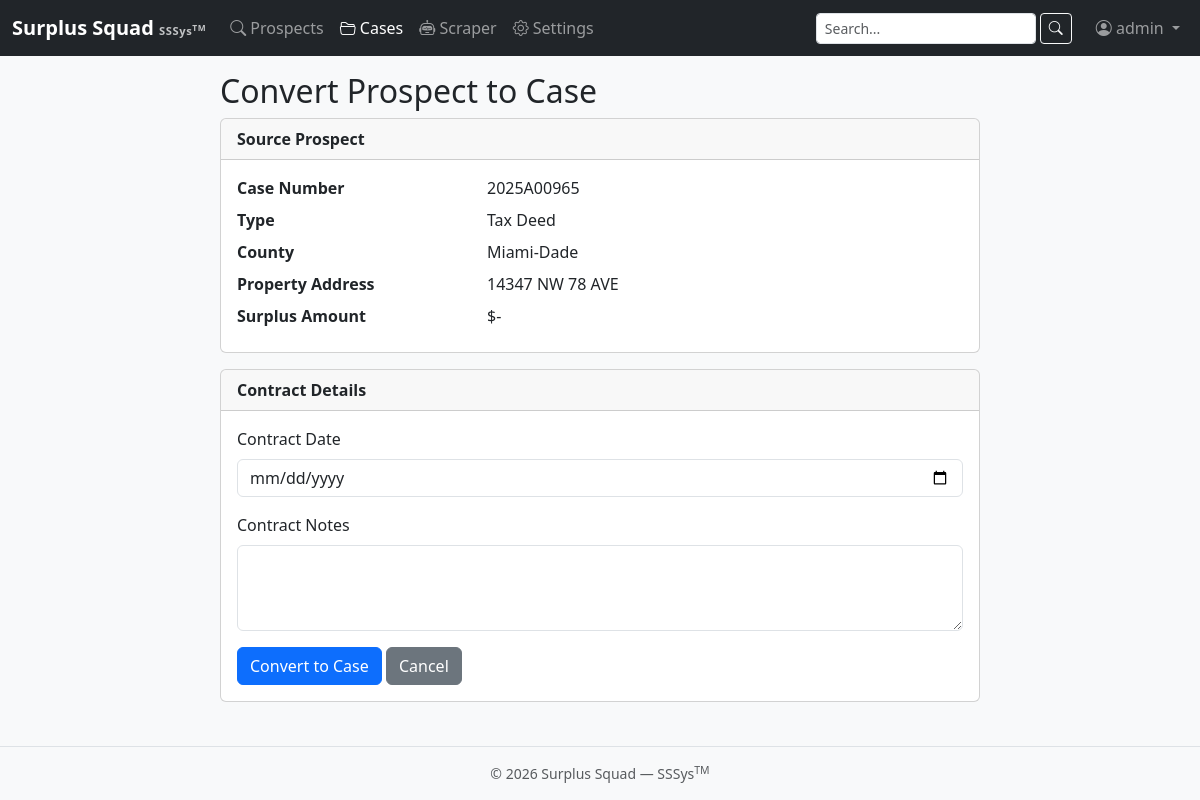
Page /cases/convert/1434/ (signed in) on the committed database.
### apps/prospects/models.py (models this page shows, shortened)
class Prospect(models.Model):
    PROSPECT_TYPES = [
        ("TD", "Tax Deed"),
        ("TL", "Tax Lien"),
        ("SS", "Sheriff Sale"),
        ("MF", "Mortgage Foreclosure"),
    ]
    AUCTION_STATUS_CHOICES = [
        ("Canceled per Bankruptcy", "Canceled per Bankruptcy"),
        ("Canceled per County", "Canceled per County"),
        ("Canceled per Order", "Canceled per Order"),
        ("Other", "Other"),
        ("Redeemed", "Redeemed"),
        ("Sold", "Sold"),
    ]
    QUALIFICATION_STATUS = [
        ("pending", "Pending"),
        ("qualified", "Qualified"),
        ("disqualified", "Disqualified"),
    ]
    WORKFLOW_STATUS = [
        ("new", "New"),
        ("assigned", "Assigned"),
        ("researching", "Researching"),
        ("skip_tracing", "Skip Tracing"),
        ("contacting", "Contacting"),
        ("contract_sent", "Contract Sent"),
        ("converted", "Converted"),
        ("dead", "Dead"),
    ]
    prospect_type = models.CharField(max_length=8, choices=PROSPECT_TYPES)
    auction_item_number = models.CharField(max_length=100, blank=True, default="")
    case_number = models.CharField(max_length=200)
    case_style = models.CharField(max_length=255, blank=True, default="")
    county = models.ForeignKey("locations.County", on_delete=models.CASCADE, related_name="prospects")
    property_address = models.CharField(max_length=400, blank=True, default="")
    city = models.CharField(max_length=200, blank=True, default="")
    state = models.CharField(max_length=50, blank=True, default="")
    zip_code = models.CharField(max_length=20, blank=True, default="")
    parcel_id = models.CharField(max_length=200, blank=True, default="")
    parcel_url = models.URLField(blank=True, default="")
    final_judgment_amount = models.DecimalField(max_digits=14, decimal_places=2, null=True, blank=True)
    opening_bid = models.DecimalField(max_digits=14, decimal_places=2, null=True, blank=True)
    plaintiff_max_bid = models.DecimalField(max_digits=14, decimal_places=2, null=True, blank=True)
    assessed_value = models.DecimalField(max_digits=14, decimal_places=2, null=True, blank=True)
    surplus_amount = models.DecimalField(max_digits=14, decimal_places=2, null=True, blank=True)
    sale_amount = models.DecimalField(max_digits=14, decimal_places=2, null=True, blank=True)
    sold_to = models.CharField(max_length=255, blank=True, default="")
    auction_type = models.CharField(max_length=100, blank=True, default="")
    auction_date = models.DateField(null=True, blank=True)
    auction_time = models.TimeField(null=True, blank=True)
    auction_status = models.CharField(max_length=32, choices=AUCTION_STATUS_CHOICES, blank=True, default="")
    qualification_status = models.CharField(max_length=32, choices=QUALIFICATION_STATUS, default="pending")
    workflow_status = models.CharField(max_length=32, choices=WORKFLOW_STATUS, default="new")
    plaintiff_name = models.CharField(max_length=255, blank=True, default="")
    defendant_name = models.CharField(max_length=255, blank=True, default="")
    property_type = models.CharField(max_length=100, blank=True, default="")
    legal_description = models.TextField(blank=True, default="")
    certificate_of_title = models.TextField(blank=True, default="")
    assigned_to = models.ForeignKey(User, on_delete=models.SET_NULL, null=True, blank=True, related_name="assigned_prospects")
    assigned_by = models.ForeignKey(User, on_delete=models.SET_NULL, null=True, blank=True, related_name="assigned_by_prospects")
    assigned_at = models.DateTimeField(null=True, blank=True)
    lien_check_done = models.BooleanField(default=False)
    lien_check_notes = models.TextField(blank=True, default="")
    surplus_verified = models.BooleanField(default=False)
    documents_verified = models.BooleanField(default=False)
    skip_trace_done = models.BooleanField(default=False)
    owner_contact_info = models.TextField(blank=True, default="")
    contact_attempts = models.PositiveIntegerField(default=0)
    source_url = models.URLField(blank=True, default="")
    raw_data = models.JSONField(default=dict, blank=True)
    is_monitored = models.BooleanField(default=False)
    created_at = models.DateTimeField(auto_now_add=True)
    updated_at = models.DateTimeField(auto_now=True)
    class Meta:
        unique_together = [("county", "case_number", "auction_date")]
        ordering = ["-auction_date", "-created_at"]

### apps/locations/models.py (models this page shows, shortened)
class County(models.Model):
    PLATFORM_CHOICES = [
        ("realforeclose", "RealForeclose"),
        ("realtaxdeed", "RealTaxDeed"),
        ("other", "Other"),
    ]
    state = models.ForeignKey(State, on_delete=models.CASCADE, related_name="counties")
    name = models.CharField(max_length=150)
    slug = models.SlugField(max_length=150)
    fips_code = models.CharField(max_length=10, blank=True, default="")
    is_active = models.BooleanField(default=True)
    last_scraped = models.DateTimeField(blank=True, null=True)
    available_prospect_types = models.JSONField(default=list, blank=True)
    uses_realtdm = models.BooleanField(default=False)
    uses_auction_calendar = models.BooleanField(default=False)
    auction_calendar_url = models.URLField(blank=True, default="")
    realtdm_url = models.URLField(blank=True, default="")
    foreclosure_url = models.URLField(blank=True, default="")
    taxdeed_url = models.URLField(blank=True, default="")
    platform = models.CharField(max_length=32, choices=PLATFORM_CHOICES, default="other")
    class Meta:
        verbose_name_plural = "counties"
        unique_together = [("state", "slug")]
        ordering = ["name"]

### apps/cases/views.py (the view, shortened to what this page needs)
# urls.py: path("convert/<int:pk>/", views.ConvertProspectToCaseView.as_view(), name="convert"),
class ConvertProspectToCaseView(CasesAccessMixin, FormView):
    template_name = "cases/convert.html"
    form_class = ConvertToCaseForm
    def dispatch(self, request, *args, **kwargs):
        self.prospect = get_object_or_404(Prospect, pk=self.kwargs["pk"])
        if hasattr(self.prospect, "case"):
            messages.warning(request, "This prospect has already been converted to a case.")
            return redirect("prospects:detail", pk=self.prospect.pk)
        return super().dispatch(request, *args, **kwargs)
    def get_context_data(self, **kwargs):
        ctx = super().get_context_data(**kwargs)
        ctx["prospect"] = self.prospect
        return ctx

### apps/cases/forms.py
class ConvertToCaseForm(forms.Form):
    contract_date = forms.DateField(
        required=False,
        widget=forms.DateInput(attrs={"class": "form-control", "type": "date"}),
    )
    contract_notes = forms.CharField(
        required=False,
        widget=forms.Textarea(attrs={"class": "form-control", "rows": 3}),
    )

### apps/accounts/mixins.py (called while the page is built)
    def test_func(self):
        user = self.request.user
        if not hasattr(user, 'profile'):
            return False
        return user.profile.can_view_cases or user.profile.is_admin

### apps/accounts/models.py (called while the page is built)
    @property
    def can_view_prospects(self):
        return self.role in {self.ROLE_PROSPECTS_ONLY, self.ROLE_BOTH, self.ROLE_ADMIN}

    @property
    def can_view_cases(self):
        return self.role in {self.ROLE_CASES_ONLY, self.ROLE_BOTH, self.ROLE_ADMIN}

    @property
    def is_admin(self):
        return self.role == self.ROLE_ADMIN or self.user.is_superuser

### templates/cases/convert.html (shortened to what this page needs)
{% extends "base.html" %}
{% block content %}
<div class="row justify-content-center">
  <div class="col-md-8">
    <h2>Convert Prospect to Case</h2>
    <div class="card mb-3">
      <div class="card-header"><strong>Source Prospect</strong></div>
      <div class="card-body">
        <dl class="row mb-0">
          <dt class="col-sm-4">Case Number</dt>
          <dd class="col-sm-8">{{ prospect.case_number }}</dd>
          <dt class="col-sm-4">Type</dt>
          <dd class="col-sm-8">{{ prospect.get_prospect_type_display }}</dd>
          <dt class="col-sm-4">County</dt>
          <dd class="col-sm-8">{{ prospect.county.name }}</dd>
          <dt class="col-sm-4">Property Address</dt>
          <dd class="col-sm-8">{{ prospect.property_address|default:"-" }}</dd>
          <dt class="col-sm-4">Surplus Amount</dt>
          <dd class="col-sm-8">${{ prospect.surplus_amount|default:"-" }}</dd>
        </dl>
      </div>
    </div>
    <div class="card">
      <div class="card-header"><strong>Contract Details</strong></div>
      <div class="card-body">
        <form method="post">
          <div class="mb-3">
            <label for="id_contract_date" class="form-label">Contract Date</label>
            {{ form.contract_date }}
          </div>
          <div class="mb-3">
            <label for="id_contract_notes" class="form-label">Contract Notes</label>
            {{ form.contract_notes }}
          </div>
          <button type="submit" class="btn btn-primary">Convert to Case</button>
          <a href="{% url 'prospects:detail' prospect.pk %}" class="btn btn-secondary">Cancel</a>
        </form>
      </div>
    </div>
  </div>
</div>
{% endblock %}

### templates/includes/navbar.html (shortened to what this page needs)
<nav class="navbar navbar-expand-lg navbar-dark bg-dark">
  <div class="container-fluid">
    <a class="navbar-brand d-flex flex-column lh-1" href="{% url 'dashboard:home' %}">
      <span class="fw-bold">Surplus Squad
      <small class="text-light opacity-75" style="font-size:.7rem;">SSSys<sup>TM</sup></small>
    </span>
    </a>
    <div class="collapse navbar-collapse" id="mainNav">
      {% if user.is_authenticated %}
      <ul class="navbar-nav me-auto">
        {% if user.profile.can_view_prospects or user.is_superuser %}
        <li class="nav-item">
          <a class="nav-link {% if request.resolver_match.app_name == 'prospects' %}active{% endif %}"
             href="{% url 'prospects:type_select' %}">
            <i class="bi bi-search"></i> Prospects
          </a>
        </li>
        {% endif %}
        {% if user.profile.can_view_cases or user.is_superuser %}
        <li class="nav-item">
          <a class="nav-link {% if request.resolver_match.app_name == 'cases' %}active{% endif %}"
             href="{% url 'cases:list' %}">
            <i class="bi bi-folder2-open"></i> Cases
          </a>
        </li>
        {% endif %}
        {% if user.profile.is_admin or user.is_superuser %}
        <li class="nav-item">
          <a class="nav-link {% if request.resolver_match.app_name == 'scraper' %}active{% endif %}"
             href="{% url 'scraper:dashboard' %}">
            <i class="bi bi-robot"></i> Scraper
          </a>
        </li>
        <li class="nav-item">
          <a class="nav-link {% if request.resolver_match.app_name == 'settings_app' %}active{% endif %}"
             href="{% url 'settings_app:home' %}">
            <i class="bi bi-gear"></i> Settings
          </a>
        </li>
        {% endif %}
      </ul>
      <form class="d-flex me-3" method="get" action="{% url 'search' %}">
        <input class="form-control form-control-sm me-1" type="search" name="q" placeholder="Search..." aria-label="Search" value="{{ request.GET.q|default:'' }}">
        <button class="btn btn-sm btn-outline-light" type="submit"><i class="bi bi-search"></i></button>
      </form>
      <ul class="navbar-nav">
        <li class="nav-item dropdown">
          <a class="nav-link dropdown-toggle" href="#" id="userMenu"
             role="button" data-bs-toggle="dropdown" aria-expanded="false">
            <i class="bi bi-person-circle"></i> {{ user.get_full_name|default:user.username }}
          </a>
        </li>
      </ul>
      {% endif %}
    </div>
  </div>
</nav>

### static/css/style.css (style rules this page uses)
body { min-height: 100vh; display: flex; flex-direction: column; background-color: #f8f9fa; }
.navbar-brand small { letter-spacing: .05em; }
.card { transition: box-shadow .15s ease-in-out; }

### rows in the picture
Prospect: case_number "2025A00965", prospect_type "Tax Deed", county.name "Miami-Dade", property_address "14347 NW 78 AVE", surplus_amount "-"

### other values in the picture
{{ user.get_full_name|default:user.username }} "admin"
